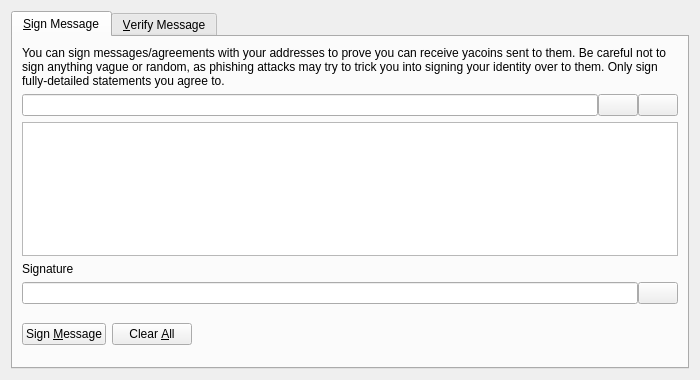
<?xml version="1.0" encoding="UTF-8"?>
<ui version="4.0">
 <class>SignVerifyMessageDialog</class>
 <widget class="QDialog" name="SignVerifyMessageDialog">
  <property name="geometry">
   <rect>
    <x>0</x>
    <y>0</y>
    <width>700</width>
    <height>380</height>
   </rect>
  </property>
  <property name="windowTitle">
   <string>Signatures - Sign / Verify a Message</string>
  </property>
  <property name="modal">
   <bool>true</bool>
  </property>
  <layout class="QVBoxLayout" name="verticalLayout">
   <item>
    <widget class="QTabWidget" name="tabWidget">
     <property name="currentIndex">
      <number>0</number>
     </property>
     <widget class="QWidget" name="tabSignMessage">
      <attribute name="title">
       <string>&amp;Sign Message</string>
      </attribute>
      <layout class="QVBoxLayout" name="verticalLayout_SM">
       <item>
        <widget class="QLabel" name="infoLabel_SM">
         <property name="text">
          <string>You can sign messages/agreements with your addresses to prove you can receive yacoins sent to them. Be careful not to sign anything vague or random, as phishing attacks may try to trick you into signing your identity over to them. Only sign fully-detailed statements you agree to.</string>
         </property>
         <property name="textFormat">
          <enum>Qt::PlainText</enum>
         </property>
         <property name="wordWrap">
          <bool>true</bool>
         </property>
        </widget>
       </item>
       <item>
        <layout class="QHBoxLayout" name="horizontalLayout_1_SM">
         <property name="spacing">
          <number>0</number>
         </property>
         <item>
          <widget class="QValidatedLineEdit" name="addressIn_SM">
           <property name="toolTip">
            <string>The Yacoin address to sign the message with (e.g. YCk26dUcaXu8vu6zG3E2PrbBeECAV8RNFp)</string>
           </property>
          </widget>
         </item>
         <item>
          <widget class="QPushButton" name="addressBookButton_SM">
           <property name="toolTip">
            <string>Choose previously used address</string>
           </property>
           <property name="text">
            <string/>
           </property>
           <property name="icon">
            <iconset resource="../bitcoin.qrc">
             <normaloff>:/icons/address-book</normaloff>:/icons/address-book</iconset>
           </property>
           <property name="shortcut">
            <string>Alt+A</string>
           </property>
           <property name="autoDefault">
            <bool>false</bool>
           </property>
          </widget>
         </item>
         <item>
          <widget class="QPushButton" name="pasteButton_SM">
           <property name="toolTip">
            <string>Paste address from clipboard</string>
           </property>
           <property name="text">
            <string/>
           </property>
           <property name="icon">
            <iconset resource="../bitcoin.qrc">
             <normaloff>:/icons/editpaste</normaloff>:/icons/editpaste</iconset>
           </property>
           <property name="shortcut">
            <string>Alt+P</string>
           </property>
           <property name="autoDefault">
            <bool>false</bool>
           </property>
          </widget>
         </item>
        </layout>
       </item>
       <item>
        <widget class="QPlainTextEdit" name="messageIn_SM">
         <property name="toolTip">
          <string>Enter the message you want to sign here</string>
         </property>
        </widget>
       </item>
       <item>
        <widget class="QLabel" name="signatureLabel_SM">
         <property name="text">
          <string>Signature</string>
         </property>
         <property name="textFormat">
          <enum>Qt::PlainText</enum>
         </property>
        </widget>
       </item>
       <item>
        <layout class="QHBoxLayout" name="horizontalLayout_2_SM">
         <property name="spacing">
          <number>0</number>
         </property>
         <item>
          <widget class="QLineEdit" name="signatureOut_SM">
           <property name="font">
            <font>
             <italic>true</italic>
            </font>
           </property>
           <property name="readOnly">
            <bool>true</bool>
           </property>
          </widget>
         </item>
         <item>
          <widget class="QPushButton" name="copySignatureButton_SM">
           <property name="toolTip">
            <string>Copy the current signature to the system clipboard</string>
           </property>
           <property name="text">
            <string/>
           </property>
           <property name="icon">
            <iconset resource="../bitcoin.qrc">
             <normaloff>:/icons/editcopy</normaloff>:/icons/editcopy</iconset>
           </property>
           <property name="autoDefault">
            <bool>false</bool>
           </property>
          </widget>
         </item>
        </layout>
       </item>
       <item>
        <layout class="QHBoxLayout" name="horizontalLayout_3_SM">
         <item>
          <widget class="QPushButton" name="signMessageButton_SM">
           <property name="toolTip">
            <string>Sign the message to prove you own this Yacoin address</string>
           </property>
           <property name="text">
            <string>Sign &amp;Message</string>
           </property>
           <property name="icon">
            <iconset resource="../bitcoin.qrc">
             <normaloff>:/icons/edit</normaloff>:/icons/edit</iconset>
           </property>
           <property name="autoDefault">
            <bool>false</bool>
           </property>
          </widget>
         </item>
         <item>
          <widget class="QPushButton" name="clearButton_SM">
           <property name="toolTip">
            <string>Reset all sign message fields</string>
           </property>
           <property name="text">
            <string>Clear &amp;All</string>
           </property>
           <property name="icon">
            <iconset resource="../bitcoin.qrc">
             <normaloff>:/icons/remove</normaloff>:/icons/remove</iconset>
           </property>
           <property name="autoDefault">
            <bool>false</bool>
           </property>
          </widget>
         </item>
         <item>
          <spacer name="horizontalSpacer_1_SM">
           <property name="orientation">
            <enum>Qt::Horizontal</enum>
           </property>
           <property name="sizeHint" stdset="0">
            <size>
             <width>40</width>
             <height>48</height>
            </size>
           </property>
          </spacer>
         </item>
         <item>
          <widget class="QLabel" name="statusLabel_SM">
           <property name="font">
            <font>
             <weight>75</weight>
             <bold>true</bold>
            </font>
           </property>
           <property name="text">
            <string/>
           </property>
           <property name="wordWrap">
            <bool>true</bool>
           </property>
          </widget>
         </item>
         <item>
          <spacer name="horizontalSpacer_2_SM">
           <property name="orientation">
            <enum>Qt::Horizontal</enum>
           </property>
           <property name="sizeHint" stdset="0">
            <size>
             <width>40</width>
             <height>48</height>
            </size>
           </property>
          </spacer>
         </item>
        </layout>
       </item>
      </layout>
     </widget>
     <widget class="QWidget" name="tabVerifyMessage">
      <attribute name="title">
       <string>&amp;Verify Message</string>
      </attribute>
      <layout class="QVBoxLayout" name="verticalLayout_VM">
       <item>
        <widget class="QLabel" name="infoLabel_VM">
         <property name="text">
          <string>Enter the receiver's address, message (ensure you copy line breaks, spaces, tabs, etc. exactly) and signature below to verify the message. Be careful not to read more into the signature than what is in the signed message itself, to avoid being tricked by a man-in-the-middle attack. Note that this only proves the signing party receives with the address, it cannot prove sendership of any transaction!</string>
         </property>
         <property name="textFormat">
          <enum>Qt::PlainText</enum>
         </property>
         <property name="alignment">
          <set>Qt::AlignLeading|Qt::AlignLeft|Qt::AlignTop</set>
         </property>
         <property name="wordWrap">
          <bool>true</bool>
         </property>
        </widget>
       </item>
       <item>
        <layout class="QHBoxLayout" name="horizontalLayout_1_VM">
         <property name="spacing">
          <number>0</number>
         </property>
         <item>
          <widget class="QValidatedLineEdit" name="addressIn_VM">
           <property name="toolTip">
            <string>The Yacoin address the message was signed with (e.g. YCk26dUcaXu8vu6zG3E2PrbBeECAV8RNFp)</string>
           </property>
          </widget>
         </item>
         <item>
          <widget class="QPushButton" name="addressBookButton_VM">
           <property name="toolTip">
            <string>Choose previously used address</string>
           </property>
           <property name="text">
            <string/>
           </property>
           <property name="icon">
            <iconset resource="../bitcoin.qrc">
             <normaloff>:/icons/address-book</normaloff>:/icons/address-book</iconset>
           </property>
           <property name="shortcut">
            <string>Alt+A</string>
           </property>
           <property name="autoDefault">
            <bool>false</bool>
           </property>
          </widget>
         </item>
        </layout>
       </item>
       <item>
        <widget class="QPlainTextEdit" name="messageIn_VM"/>
       </item>
       <item>
        <widget class="QValidatedLineEdit" name="signatureIn_VM"/>
       </item>
       <item>
        <layout class="QHBoxLayout" name="horizontalLayout_2_VM">
         <item>
          <widget class="QPushButton" name="verifyMessageButton_VM">
           <property name="toolTip">
            <string>Verify the message to ensure it was signed with the specified Yacoin address</string>
           </property>
           <property name="text">
            <string>Verify &amp;Message</string>
           </property>
           <property name="icon">
            <iconset resource="../bitcoin.qrc">
             <normaloff>:/icons/transaction_0</normaloff>:/icons/transaction_0</iconset>
           </property>
           <property name="autoDefault">
            <bool>false</bool>
           </property>
          </widget>
         </item>
         <item>
          <widget class="QPushButton" name="clearButton_VM">
           <property name="toolTip">
            <string>Reset all verify message fields</string>
           </property>
           <property name="text">
            <string>Clear &amp;All</string>
           </property>
           <property name="icon">
            <iconset resource="../bitcoin.qrc">
             <normaloff>:/icons/remove</normaloff>:/icons/remove</iconset>
           </property>
           <property name="autoDefault">
            <bool>false</bool>
           </property>
          </widget>
         </item>
         <item>
          <spacer name="horizontalSpacer_1_VM">
           <property name="orientation">
            <enum>Qt::Horizontal</enum>
           </property>
           <property name="sizeHint" stdset="0">
            <size>
             <width>40</width>
             <height>48</height>
            </size>
           </property>
          </spacer>
         </item>
         <item>
          <widget class="QLabel" name="statusLabel_VM">
           <property name="font">
            <font>
             <weight>75</weight>
             <bold>true</bold>
            </font>
           </property>
           <property name="text">
            <string/>
           </property>
           <property name="wordWrap">
            <bool>true</bool>
           </property>
          </widget>
         </item>
         <item>
          <spacer name="horizontalSpacer_2_VM">
           <property name="orientation">
            <enum>Qt::Horizontal</enum>
           </property>
           <property name="sizeHint" stdset="0">
            <size>
             <width>40</width>
             <height>48</height>
            </size>
           </property>
          </spacer>
         </item>
        </layout>
       </item>
      </layout>
     </widget>
    </widget>
   </item>
  </layout>
 </widget>
 <customwidgets>
  <customwidget>
   <class>QValidatedLineEdit</class>
   <extends>QLineEdit</extends>
   <header>qvalidatedlineedit.h</header>
  </customwidget>
 </customwidgets>
 <resources>
  <include location="../bitcoin.qrc"/>
 </resources>
 <connections/>
</ui>
